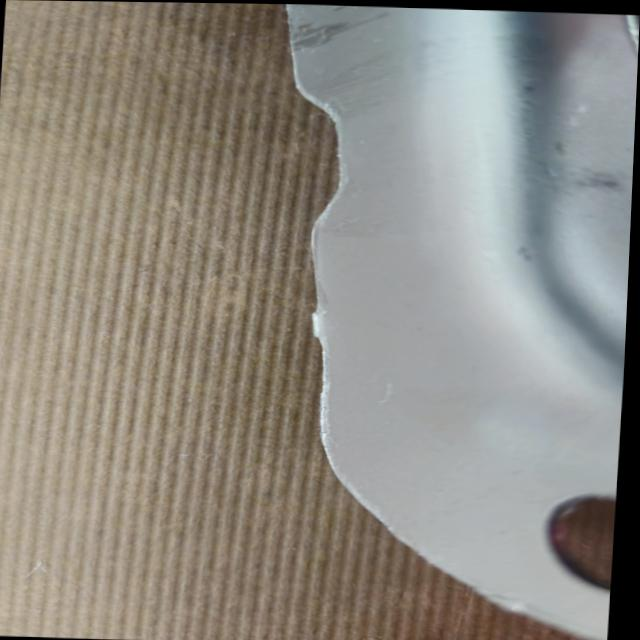
#> input picture Basic_image_processing/test.jpg, 640 x 640 px
$ jupyter execute --allow-errors edge_detection.ipynb
#> lines starting #> are read from the running program, lines starting #| are printed output that depends on the picture
# Canny Edge Detection in OpenCV

[cell 1]
# ref : https://docs.opencv.org/4.x/da/d22/tutorial_py_canny.html, https://www.geeksforgeeks.org/python/real-time-edge-detection-using-opencv-python/

[cell 2]
import numpy as np
import cv2 as cv
from matplotlib import pyplot as plt

img = cv.imread('test.jpg', cv.IMREAD_GRAYSCALE)
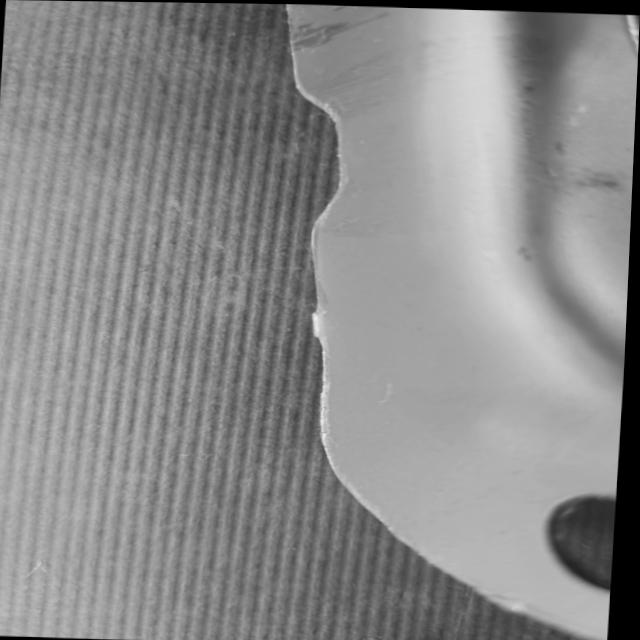
#> img: shape (640, 640); min 0, max 237, mean 139
assert img is not None, "file could not be read, check with os.path.exists()"
edges = cv.Canny(img,100,200)
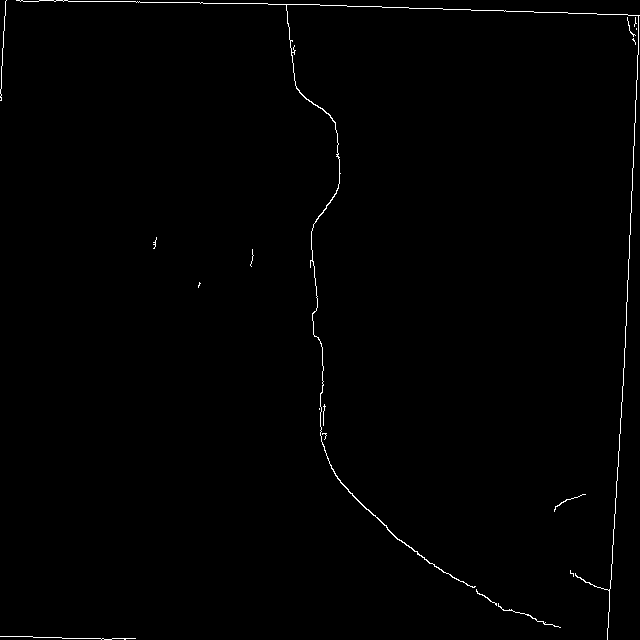
#> edges: shape (640, 640); 0.65% white in thin lines or dots

plt.subplot(121),plt.imshow(img,cmap = 'gray')
plt.title('Original Image'), plt.xticks([]), plt.yticks([])
plt.subplot(122),plt.imshow(edges,cmap = 'gray')
plt.title('Edge Image'), plt.xticks([]), plt.yticks([])

plt.show()
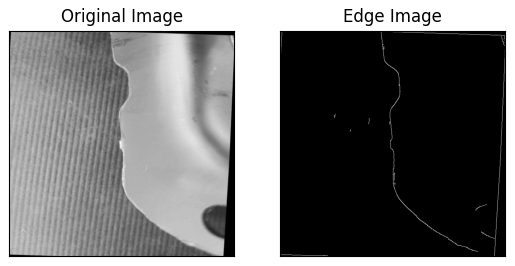
#> figure drawn by matplotlib, 2 panels

[cell 3]
img = cv.imread('laptop_crack.jpg', cv.IMREAD_GRAYSCALE)
#> (the rest of this cell did not finish here and is left out)

# Sobel Derivatives for edge detection
ref : https://docs.opencv.org/3.4/d2/d2c/tutorial_sobel_derivatives.html

[cell 4]
scale = 1
delta = 0
ddepth = cv.CV_16S

img2 = cv.imread('test.jpg', cv.IMREAD_GRAYSCALE)

# Remove noise by blurring with a Gaussian filter ( kernel size = 3 )
img2 = cv.GaussianBlur(img2,(3, 3), 0, 0, borderType=cv.BORDER_DEFAULT);

img2_x = cv.Sobel(img2, ddepth, 1, 0, ksize=3, scale=scale, delta=delta, borderType=cv.BORDER_DEFAULT)
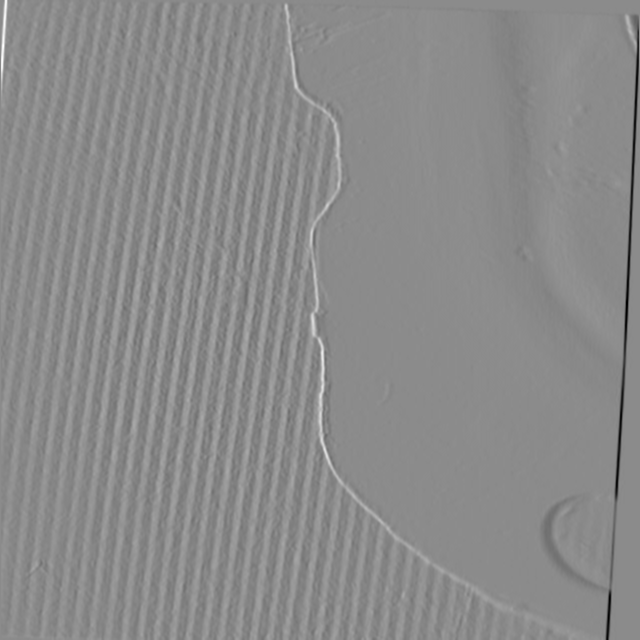
#> img2_x: shape (640, 640) int16; min -543, max 450, mean -1.7; drawn with min black and max white
# Gradient-Y
# grad_y = cv.Scharr(gray,ddepth,0,1)
img2_y = cv.Sobel(img2_x, ddepth, 0, 1, ksize=3, scale=scale, delta=delta, borderType=cv.BORDER_DEFAULT)
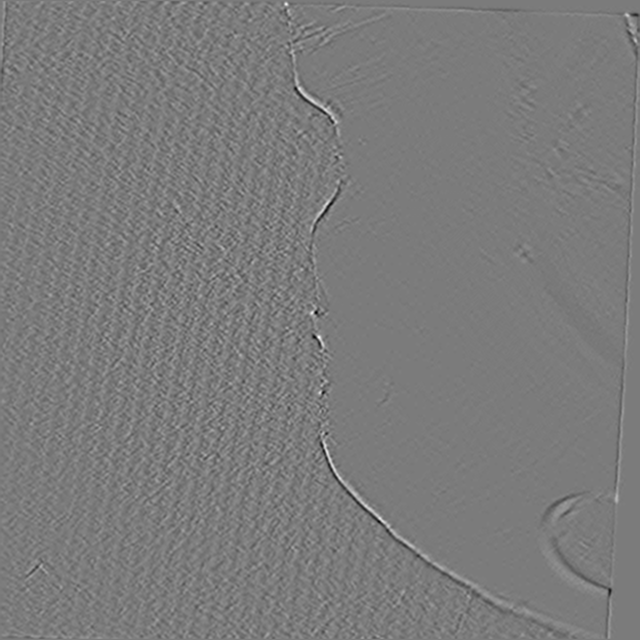
#> img2_y: shape (640, 640) int16; min -520, max 553, mean 0; drawn with min black and max white

abs_img2_x = cv.convertScaleAbs(img2_x)
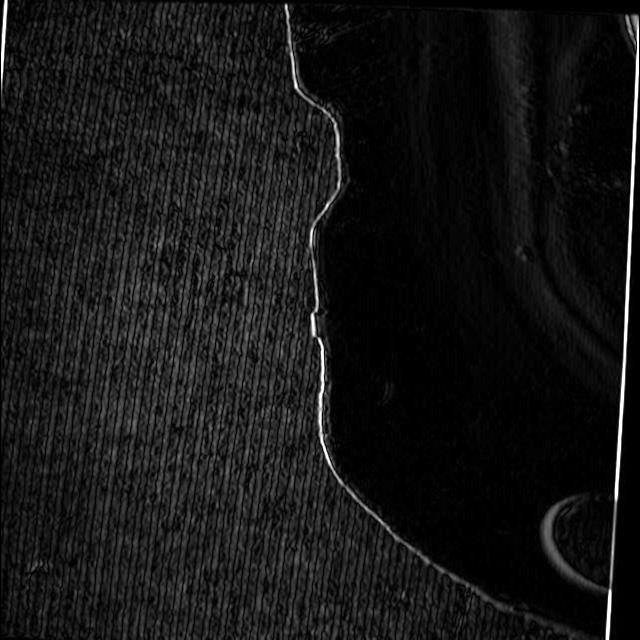
#> abs_img2_x: shape (640, 640); min 0, max 255, mean 22.1
abs_img2_y = cv.convertScaleAbs(img2_y)
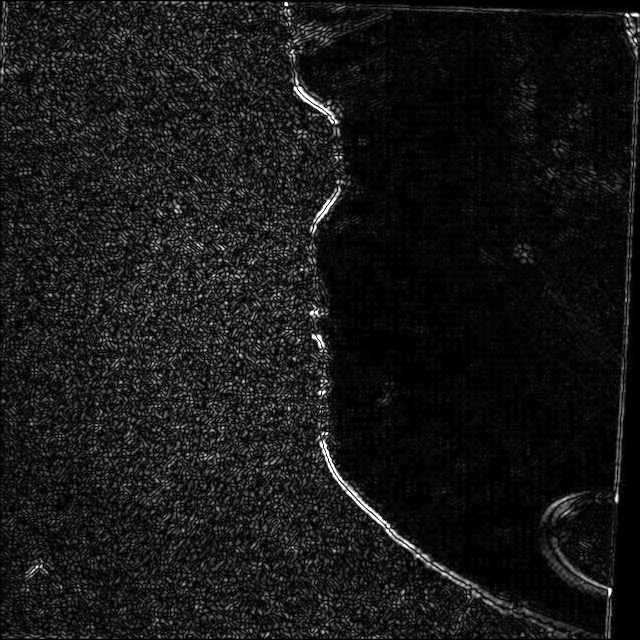
#> abs_img2_y: shape (640, 640); min 0, max 255, mean 22.8

edge = cv.addWeighted(abs_img2_x, 0.5, abs_img2_y, 0.5, 0)
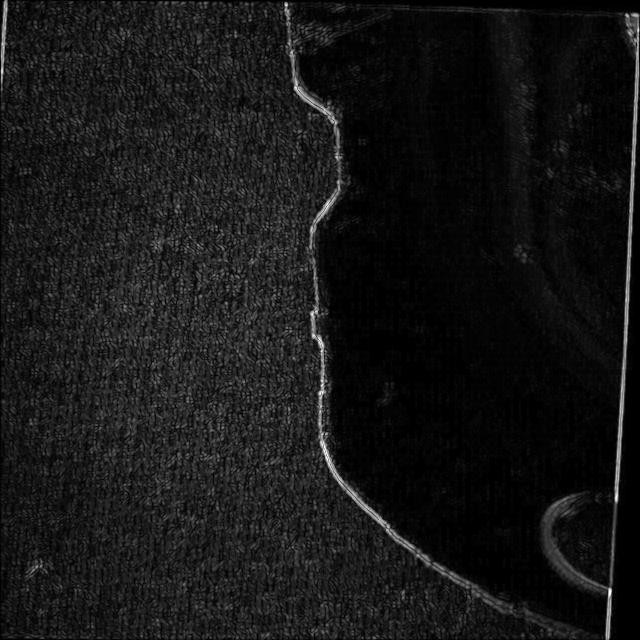
#> edge: shape (640, 640); min 0, max 255, mean 22.4
plt.subplot(121),plt.imshow(img2,cmap = 'gray')
plt.title('Original Image'), plt.xticks([]), plt.yticks([])
plt.subplot(122),plt.imshow(edge,cmap = 'gray')
plt.title('Edge Image'), plt.xticks([]), plt.yticks([])

# Laplacian operator for edge detection
https://docs.opencv.org/3.4/d5/db5/tutorial_laplace_operator.html

[cell 5]
img2 = cv.imread('test.jpg', cv.IMREAD_GRAYSCALE)
# Declare the variables we are going to use
ddepth = cv.CV_16S
# Remove noise by blurring with a Gaussian filter ( kernel size = 3 )
img2 = cv.GaussianBlur(img2,(3, 3), 0, 0, borderType=cv.BORDER_DEFAULT);
dst = cv.Laplacian(img2, ddepth, ksize=3)
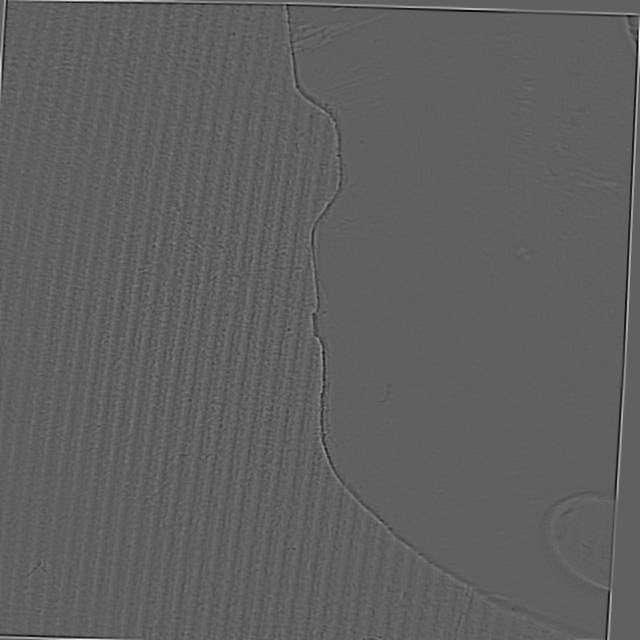
#> dst: shape (640, 640) int16; min -218, max 360, mean 0.1; drawn with min black and max white
abs_dst = cv.convertScaleAbs(dst)
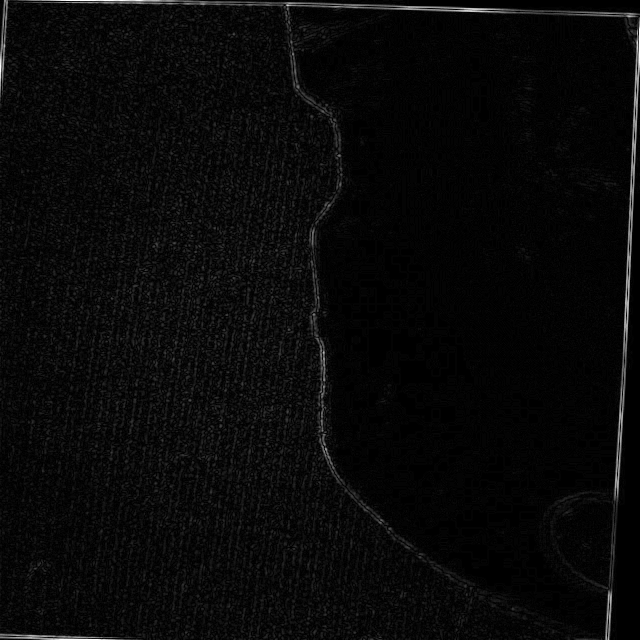
#> abs_dst: shape (640, 640); min 0, max 255, mean 8.9

plt.subplot(121),plt.imshow(img2,cmap = 'gray')
plt.title('Original Image'), plt.xticks([]), plt.yticks([])
plt.subplot(122),plt.imshow(abs_dst,cmap = 'gray')
plt.title('Edge Image'), plt.xticks([]), plt.yticks([])
